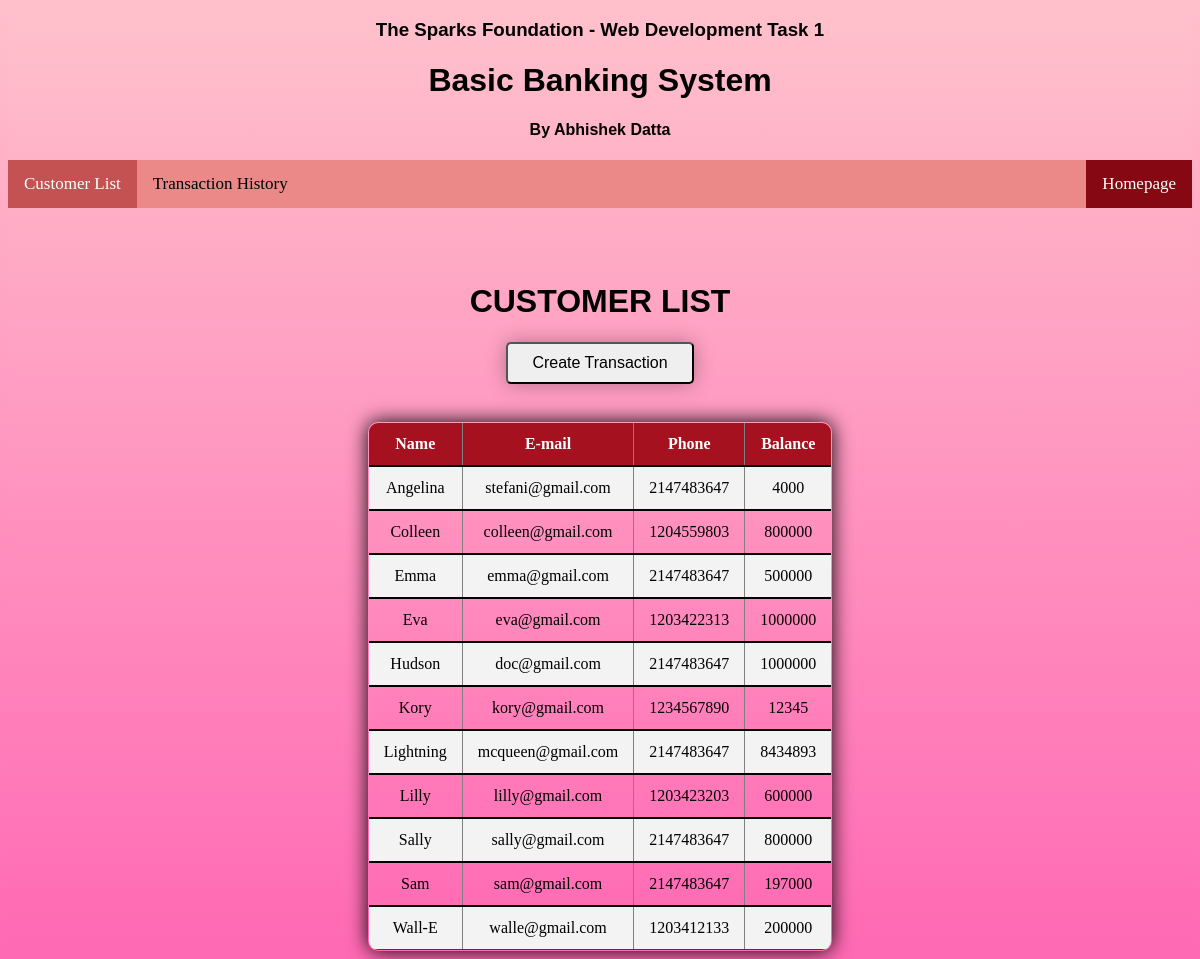
The app's page /Donor.php with its own data.
### tables this page shows
CREATE TABLE `customers` (
  `name` varchar(25) NOT NULL,
  `email` varchar(30) DEFAULT NULL,
  `phone` int(12) DEFAULT NULL,
  `balance` int(11) DEFAULT NULL
);

### Donor.php (the view, shortened to what this page needs)
<?php
	include_once 'includes/dbh.inc.php';
?>
<!DOCTYPE html>
<html>
<head>
	<link rel="stylesheet" href="blood.css">
</head>
<body>
	<div class="gradient">
		<h3 align="center" style="font-family: sans-serif; size: 70px">The Sparks Foundation - Web Development Task 1</h3>
    <h1 align="center" style="font-family: sans-serif; size: 70px"> Basic Banking System</h1>
	<h4  align="center" style="font-family: sans-serif; size: 30px">By Abhishek Datta</h4>
    <div class="topnav">
  		<a class="active" href="Donor.php">Customer List</a>
  		<a href="Recipient.php">Transaction History</a>
  		<div class="Logout"><a href="homepage.html" style="float: right; background: #850812; color: white;">Homepage</a></div>
	</div>
    <br>
    <br>
    <br>
    <div class="center">
    <h1 align="center" style="font-family: sans-serif;">CUSTOMER LIST</h3>
	<div class="content-table">
	<?php
		$sql="Select * from customers;";
		$result = mysqli_query($conn, $sql);
		$resultCheck= mysqli_num_rows($result);
		if($resultCheck>0){
			echo "<table border='1'>
				<tr>
					<th>Name</th>
					<th>E-mail</th>
					<th>Phone</th>
					<th>Balance</th>
				</tr>";
			while($row = mysqli_fetch_assoc($result)){
				echo "<tr>";
	  			echo "<td>" . $row['name'] . "</td>";
				echo "<td>" . $row['email'] . "</td>";
				echo "<td>" . $row['phone'] . "</td>";
				echo "<td>" . $row['balance'] . "</td>";
				echo "</tr>";
			}
		}
	?>
    <button class="GFG"
    onclick="window.location.href = 'donor/donorupdate1.php';">
        Create Transaction
    </button>
	<div class="buttons">
	</div>
	<br>
</div>
</div>
</div>
</body>
</html>

### blood.css (style rules this page uses)
html { background-color: rgb(255, 215, 218); background-image: linear-gradient(pink, hotpink); }
.center { text-align: center; }
body { background-image: linear-gradient(pink, hotpink); }
table { align-self: center; border-style:solid; text-align: center; align-content: center; border-color: grey; margin-left:auto; margin-right:auto; border-collapse: collapse; font-family: serif; min-width: 400px; box-shadow: 0 0 20px rgba(0, 0, 0, 1); border-radius: 10px 10px 10px 10px; overflow: hidden; }
table th { background-color: #a6111f; color: #ffffff; }
table tr { border-bottom: 2px solid black; }
table th, table td { padding: 12px 15px; }
table tr:last-of-type { border-bottom: 2px solid #a6111f; }
table tr:nth-of-type(even) { background-color: #f3f3f3; }
.topnav { background-color: #eb8888; overflow: hidden; font-family: serif; }
.topnav a { float: left; color: black; text-align: center; padding: 14px 16px; text-decoration: none; font-size: 17px; }
.topnav a.active { background-color: #c45252; color: white; }
.buttons { color: white; padding: 10px 24px; cursor: pointer; }
button { padding: 10px 24px; border-radius: 5px; font-size: 100%; box-shadow: 0 0 20px rgba(0, 0, 0, 0.3); margin: 0px 50px; }

### records on screen
customers: name "Angelina", email "stefani@gmail.com", phone "2147483647", balance "4000"
customers: name "Colleen", email "colleen@gmail.com", phone "1204559803", balance "800000"
customers: name "Emma", email "emma@gmail.com", phone "2147483647", balance "500000"
customers: name "Eva", email "eva@gmail.com", phone "1203422313", balance "1000000"
customers: name "Hudson", email "doc@gmail.com", phone "2147483647", balance "1000000"
customers: name "Kory", email "kory@gmail.com", phone "1234567890", balance "12345"
customers: name "Lightning", email "mcqueen@gmail.com", phone "2147483647", balance "8434893"
customers: name "Lilly", email "lilly@gmail.com", phone "1203423203", balance "600000"
customers: name "Sally", email "sally@gmail.com", phone "2147483647", balance "800000"
customers: name "Sam", email "sam@gmail.com", phone "2147483647", balance "197000"
customers: name "Wall-E", email "walle@gmail.com", phone "1203412133", balance "200000"
